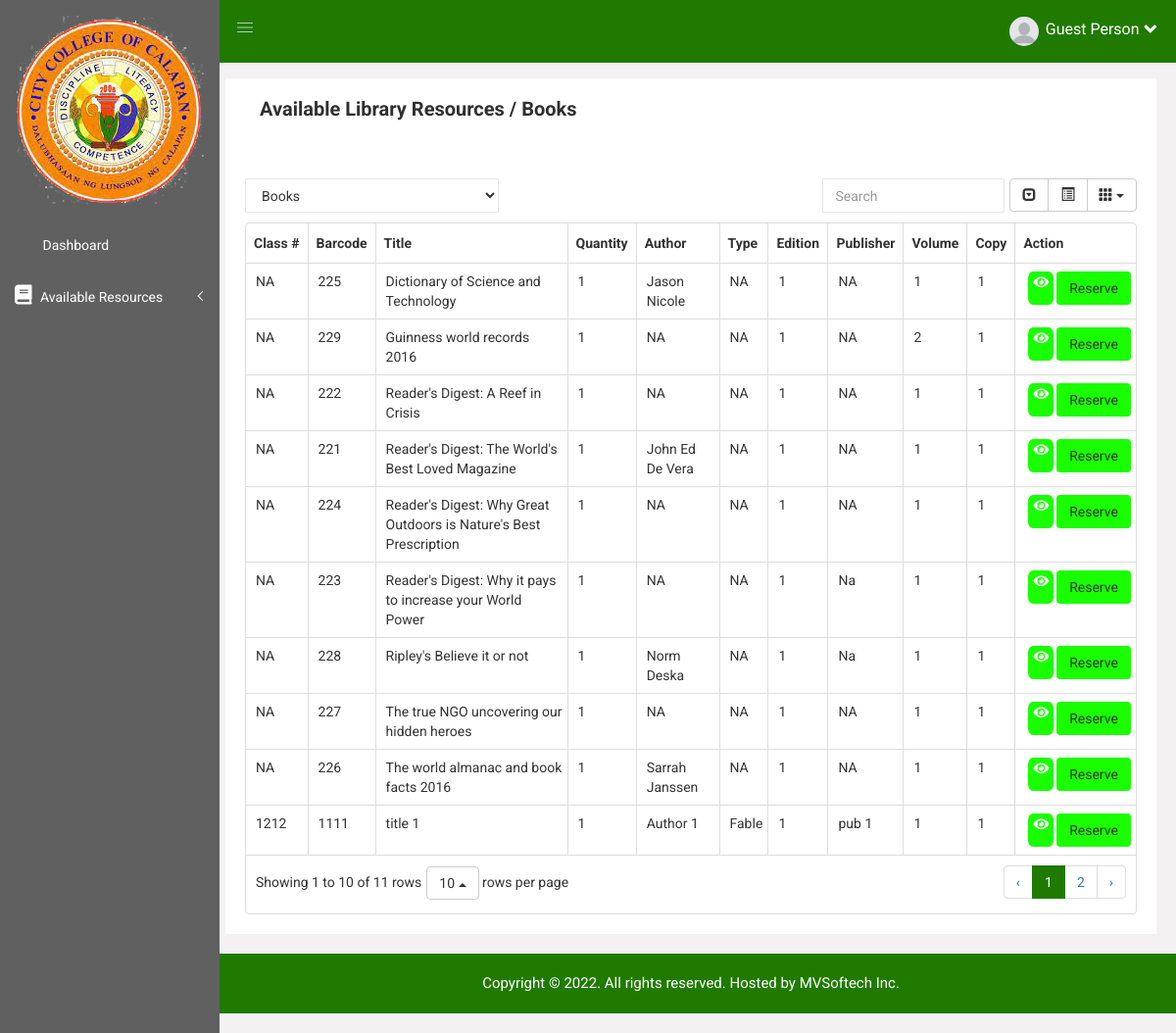
Screenshot of /index.php/guest/available_books with the database file from the repository.
### tables this page shows
CREATE TABLE IF NOT EXISTS `books` (
  `id` int(11) NOT NULL AUTO_INCREMENT,
  `barcode` varchar(150) NOT NULL,
  `edition` varchar(255) DEFAULT NULL,
  `volume` varchar(255) DEFAULT NULL,
  `author` varchar(255) DEFAULT NULL,
  `publisher` varchar(255) DEFAULT NULL,
  `class` varchar(255) DEFAULT NULL,
  `pages` int(11) DEFAULT NULL,
  `remarks` varchar(255) DEFAULT NULL,
  `date_received` varchar(255) DEFAULT NULL,
  `year` varchar(255) DEFAULT NULL,
  `cash_price` int(11) DEFAULT NULL,
  `sof` varchar(255) DEFAULT NULL,
  `type` varchar(15) NOT NULL DEFAULT 'n/a',
  `soft_copy` varchar(255) NOT NULL,
  `created_at` timestamp NULL DEFAULT CURRENT_TIMESTAMP,
  `updated_at` timestamp NOT NULL ON UPDATE CURRENT_TIMESTAMP,
  PRIMARY KEY (`id`),
  UNIQUE KEY `barcode` (`barcode`)
);

### application/controllers/Guest.php (called while the page is built, shortened)
<?php
class Guest extends CI_Controller {
	public function __construct()
	{
	    $this->load->model(array('login_model','transaction_model', 'library_resources_model'));
	}
    private function template($content = 'index', $data = NULL) {
        $this->load->view('admin/includes/layout/header.php');
        $this->load->view('user/includes/sidebar.php');
        $this->load->view('user/includes/topbar.php');
        $this->load->view($content, $data);
        $this->load->view('admin/includes/layout/footer.php');
    }
    public function available_books(){
        $data['resources']= $this->transaction_model->available_books();
        $this->template('user/transactions/available/books.php', $data);
    }
}
?>

### index.php (called while the page is built, shortened)
<?php
require_once BASEPATH.'core/CodeIgniter.php';

### application/models/Transaction_model.php (called while the page is built, shortened)
<?php
class Transaction_model extends CI_Model
{
	public function available_books(){
        $query =$this->db->select('*')
                        ->select('l.id as id')
                        ->select('count(l.title) as total')
                        ->from('library-resources l')
                        ->join('books b', 'b.barcode = l.barcode')
                        ->where('l.status', 'Available')
                        ->group_by('l.title', 'l.category', 'l.status')
                        ->order_by(3)
                        ->get();
		return $query->result();
	}
	}
?>

### application/views/user/transactions/available/books.php (shortened to what this page needs)
<div class="data-table-area mg-b-15">
        <div class="container-fluid">
            <div class="row">
                <div class="col-lg-12 col-md-12 col-sm-12 col-xs-12">
                    <div class="sparkline13-list">
                        <div class="sparkline13-hd">
                            <div class="main-sparkline13-hd">
                                <div class="col-lg-11 col-md-10 col-sm-11 col-xs-12">
                                    <h1>Available Library Resources / Books</h1>
                                </div>
                            </div>
                        </div>
                        <div class="sparkline13-graph" >
                            <div class="datatable-dashv1-list custom-datatable-overright" style="padding-top: 4.5rem">
                                <div id="toolbar">
                                    <select class="form-control library-resource-selector" value="">
                                      <option value="Books" selected>Books</option>
                                    </select>
                                </div>
                                <table id="table" data-toggle="table" data-pagination="true" data-search="true" data-show-columns="true" data-show-pagination-switch="true" data-show-refresh="false" data-key-events="true" data-show-toggle="true" data-resizable="true" data-cookie="true"
                                    data-cookie-id-table="saveId" data-show-export="false" data-click-to-select="true" data-toolbar="#toolbar">
                                    <div id="show" >
                                    <thead>
                                        <tr>
                                            <th data-field="class">Class #</th>
                                            <th data-field="barcode">Barcode</th>
                                            <th data-field="title">Title</th>
                                            <th data-field="qty">Quantity</th>
                                            <th data-field="author">Author</th>
                                            <th data-field="type">Type</th>
                                            <th data-field="edition">Edition</th>
                                            <th data-field="publisher">Publisher</th>
                                            <th data-field="volume">Volume</th>
                                            <th data-field="edition">Copy</th>
                                            <th data-field="action">Action</th>
                                        </tr>
                                    </thead>
                                    <tbody>
                                        <?php foreach($resources as $resource): ?>
                                        <tr>
                                            <td><?=$resource->class?></td>
                                            <td><?=$resource->barcode?></td>
                                            <td><?=$resource->title?> </td>
                                            <td><?=$resource->total?> </td>
                                            <td><?=$resource->author?></td>
                                            <td><?=$resource->type?></td>
                                            <td><?=$resource->publisher?></td>
                                            <td><?=$resource->volume?></td>
                                            <td><?=$resource->total?></td>
                                            <td>
                                              <div style="display: flex;">
                                                <?php  if($this->session->userdata('user_type') == 'Admin' || $this->session->userdata('user_type') == 'Library Staff'){?>
                                              <?php }else{?>
                                                <a class="media" name="view_pdf"  style="background: #1aff00"><i class="fa fa-eye view_pdf" file="<?=site_url('tools/files/').$resource->soft_copy?>"  aria-hidden="true"></i>
                                              </a>
                                                <button class="btn " data-toggle="modal"
                                                data-target="
                                                <?php if($this->session->userdata('id') == ""){ echo '#resource1'.$resource->id ;
                                                } else{
                                                    echo '#resource'.$resource->id;
                                                }?>" style="background: #1aff00"
                                                <?php  if($this->session->userdata('user_type')=='Student'){
                                                            if($has_reservation == true){
                                                                echo 'disabled';
                                                            }
                                                        }
                                                ?> >Reserve</button>
                                                <?php } ?>
                                              </div>
                                            </td>
                                        </tr>
                                        <?php endforeach ?>
                                    </tbody>
                                    </div>
                                </table>
                            </div>
                        </div>
                    </div>
                </div>
            </div>
        </div>
    </div>

### rows the page displays
library-resources: books.class "NA", books.barcode "225", title "Dictionary of Science and Technology", total "1", books.author "Jason Nicole", books.type "NA", books.publisher "NA", books.volume "1"
library-resources: books.class "NA", books.barcode "229", title "Guinness world records 2016", total "1", books.author "NA", books.type "NA", books.publisher "NA", books.volume "2"
library-resources: books.class "NA", books.barcode "222", title "Reader's Digest: A Reef in Crisis", total "1", books.author "NA", books.type "NA", books.publisher "NA", books.volume "1"
library-resources: books.class "NA", books.barcode "221", title "Reader's Digest: The World's Best Loved Magazine", total "1", books.author "John Ed De Vera", books.type "NA", books.publisher "NA", books.volume "1"
library-resources: books.class "NA", books.barcode "224", title "Reader's Digest: Why Great Outdoors is Nature's Best Prescription", total "1", books.author "NA", books.type "NA", books.publisher "NA", books.volume "1"
library-resources: books.class "NA", books.barcode "223", title "Reader's Digest: Why it pays to increase your World Power", total "1", books.author "NA", books.type "NA", books.publisher "Na", books.volume "1"
library-resources: books.class "NA", books.barcode "228", title "Ripley's Believe it or not", total "1", books.author "Norm Deska", books.type "NA", books.publisher "Na", books.volume "1"
library-resources: books.class "NA", books.barcode "227", title "The true NGO uncovering our hidden heroes", total "1", books.author "NA", books.type "NA", books.publisher "NA", books.volume "1"
library-resources: books.class "NA", books.barcode "226", title "The world almanac and book facts 2016", total "1", books.author "Sarrah Janssen", books.type "NA", books.publisher "NA", books.volume "1"
library-resources: books.class "1212", books.barcode "1111", title "title 1", total "1", books.author "Author 1", books.type "Fable", books.publisher "pub 1", books.volume "1"
